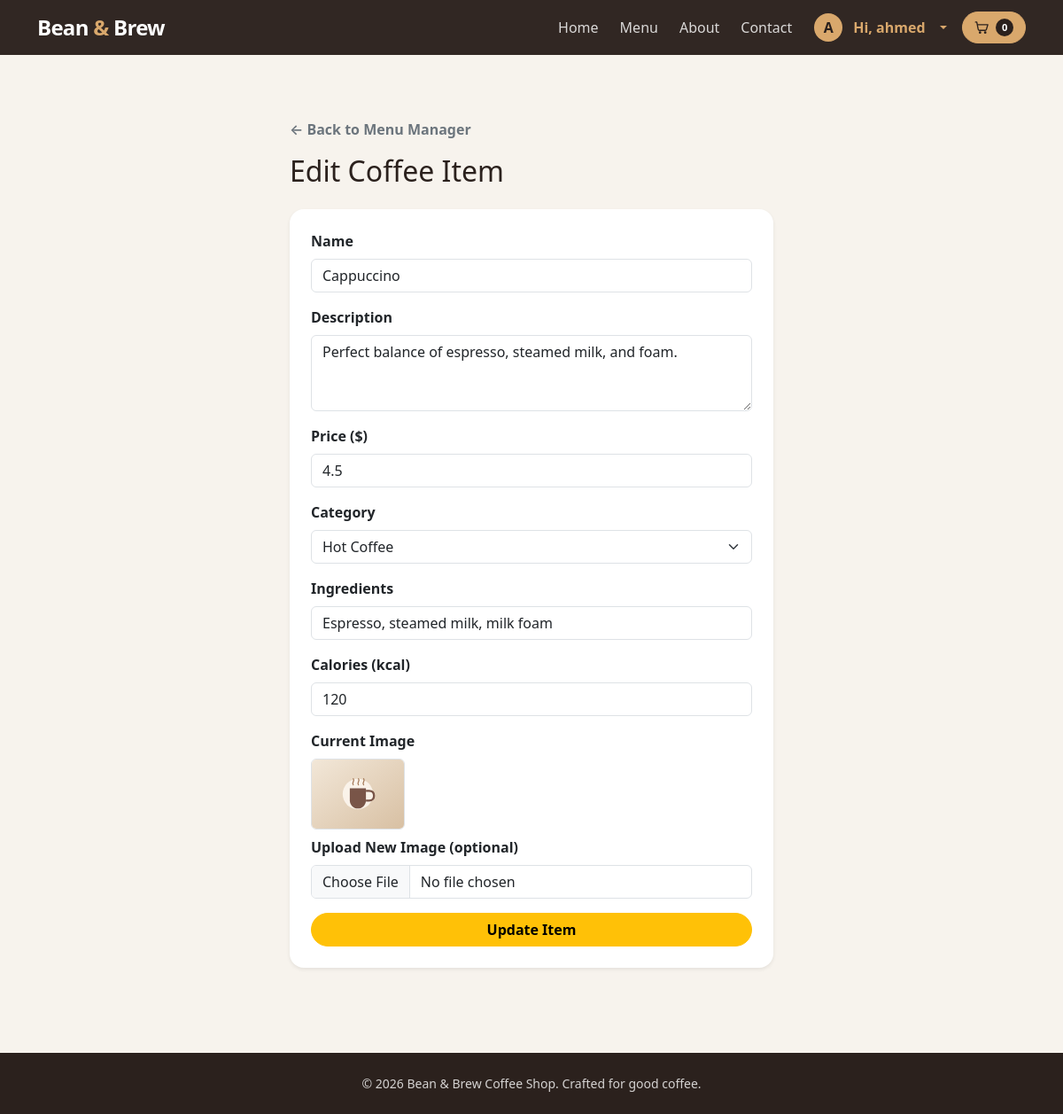
Screenshot of /admin_edit_item.php?id=2 (signed in) with the database file from the repository.
### tables this page shows
CREATE TABLE coffee_items (
    id INTEGER PRIMARY KEY AUTOINCREMENT,
    name TEXT NOT NULL,
    description TEXT NOT NULL,
    price REAL NOT NULL,
    image TEXT NOT NULL
, category TEXT NOT NULL DEFAULT 'Hot Coffee', ingredients TEXT NOT NULL DEFAULT '', calories INTEGER);

### includes/config.php (called while the page is built, shortened)
<?php
function hasLocalCatalogImage($filename) {
    return is_string($filename)
        && preg_match('/\A[a-zA-Z0-9._-]+\.(?:jpe?g|png|webp|gif)\z/i', $filename) === 1
        && is_file(__DIR__ . '/../public/assets/images/' . $filename);
}
function catalogImageUrl($filename) {
    return 'assets/images/product-placeholder.svg';
}

### public/admin_edit_item.php (the view, shortened to what this page needs)
<?php
require_once "../includes/config.php";
$item_id = (int)$_GET['id'];
$stmt = $pdo->prepare("SELECT * FROM coffee_items WHERE id = ?");
$stmt->execute([$item_id]);
$item = $stmt->fetch();
include "../includes/header.php";
?>
<section class="container py-4 py-lg-5">
    <div class="row justify-content-center">
        <div class="col-md-9 col-lg-7 col-xl-6">
        <a href="admin_menu.php" class="d-inline-block mb-3 text-secondary text-decoration-none fw-semibold">&larr; Back to Menu Manager</a>
        <h1 class="h2 mb-4">Edit Coffee Item</h1>
        <div class="card border-0 shadow-sm rounded-4">
            <div class="card-body p-4">
            <form action="admin_edit_item.php?id=<?php echo $item_id; ?>" method="POST" enctype="multipart/form-data" class="vstack gap-3">
                <div>
                    <label for="item-name" class="form-label fw-semibold">Name</label>
                    <input type="text" id="item-name" name="name" value="<?php echo htmlspecialchars($item['name']); ?>" class="form-control" required>
                </div>
                <div>
                    <label for="item-description" class="form-label fw-semibold">Description</label>
                    <textarea id="item-description" name="description" class="form-control" rows="3" required><?php echo htmlspecialchars($item['description']); ?></textarea>
                </div>
                <div>
                    <label for="item-price" class="form-label fw-semibold">Price ($)</label>
                    <input type="number" id="item-price" step="0.01" min="0.01" name="price" value="<?php echo $item['price']; ?>" class="form-control" required>
                </div>
                <div>
                    <label for="item-category" class="form-label fw-semibold">Category</label>
                    <select id="item-category" name="category" class="form-select" required>
                        <?php foreach (['Hot Coffee', 'Iced Drinks', 'Pastries'] as $category_option): ?>
                            <option value="<?php echo htmlspecialchars($category_option); ?>" <?php echo $item['category'] === $category_option ? 'selected' : ''; ?>><?php echo htmlspecialchars($category_option); ?></option>
                        <?php endforeach; ?>
                    </select>
                </div>
                <div>
                    <label for="item-ingredients" class="form-label fw-semibold">Ingredients</label>
                    <input type="text" id="item-ingredients" name="ingredients" value="<?php echo htmlspecialchars($item['ingredients'] ?? ''); ?>" class="form-control">
                </div>
                <div>
                    <label for="item-calories" class="form-label fw-semibold">Calories (kcal)</label>
                    <input type="number" min="0" id="item-calories" name="calories" value="<?php echo htmlspecialchars((string)($item['calories'] ?? '')); ?>" class="form-control">
                </div>
                <div>
                    <label class="form-label fw-semibold">Current Image</label>
                    <div class="mb-2">
                        <img src="<?php echo htmlspecialchars(catalogImageUrl($item['image']), ENT_QUOTES, 'UTF-8'); ?>" alt="Current product image" height="80" class="rounded border object-fit-cover">
                    </div>
                    <label for="item-image" class="form-label fw-semibold">Upload New Image (optional)</label>
                    <input type="file" id="item-image" name="image" accept="image/*" class="form-control">
                </div>
                <button type="submit" class="btn btn-warning rounded-pill fw-semibold w-100">Update Item</button>
            </form>
            </div>
        </div>
        </div>
    </div>
</section>
<?php include "../includes/footer.php"; ?>

### includes/header.php (style rules this page uses)
:root { --coffee-ink: #2b211d; --coffee-brown: #56392d; --coffee-gold: #d9a86c; --coffee-cream: #f7f3ed; }
body { background: var(--coffee-cream); color: var(--coffee-ink); min-height: 100vh; display: flex; flex-direction: column; }

### rows the page displays
coffee_items: name "Cappuccino", description "Perfect balance of espresso, steamed milk, and foam.", price "4.5", category "Hot Coffee", ingredients "Espresso, steamed milk, milk foam", calories "120"

### other values shown
substr($account_name, 0, 1) "A"
$account_name "ahmed"
